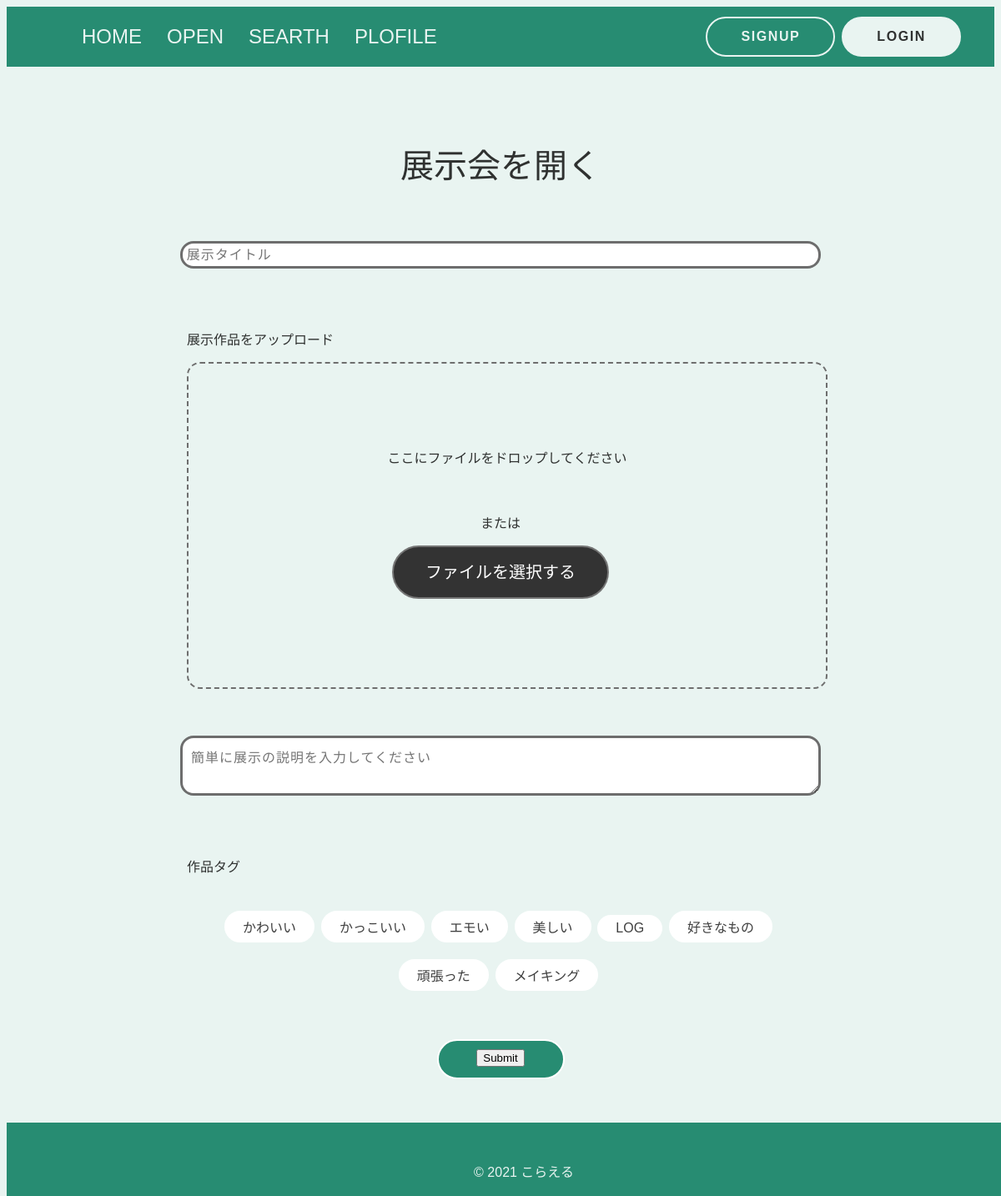
Page /post/open (signed in) on the earlier database version.
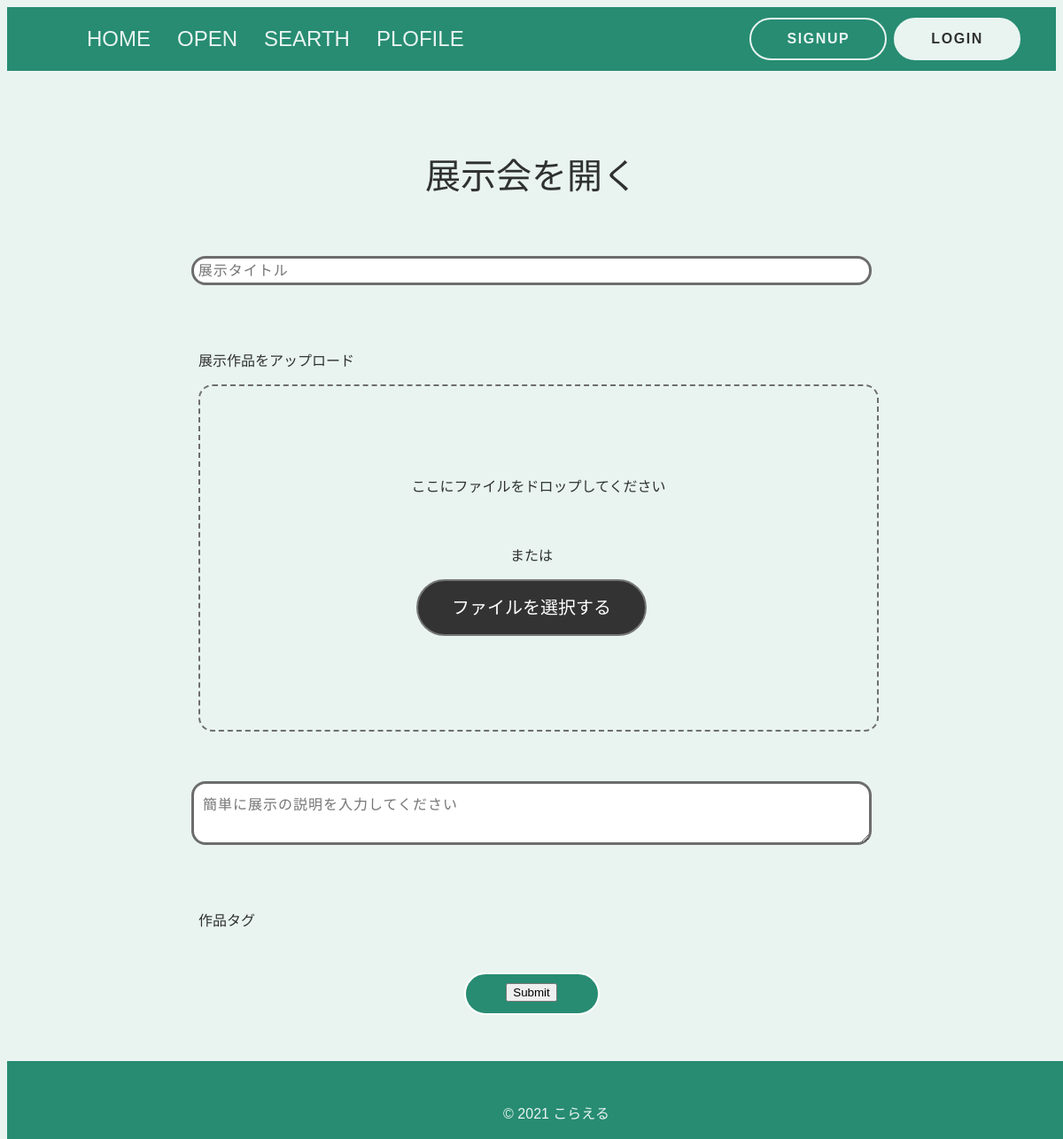
Same page on the later database version.
### post/models.py (models this page shows, shortened)
class Tag(models.Model):
    name = models.CharField('タグ', max_length=50)
    id = models.UUIDField(verbose_name='タグID',primary_key=True, default=uuid.uuid4, editable=False)

### post/views.py (the view)
# urls.py: path('open',views.open,name = 'open'),
@login_required
def open(request):
    if request.method == "POST":
        form = PostCreateForm(request.POST)
        if form.is_valid():
            post_id = form.save()
            portfolio_images = request.FILES.getlist('image', False)
            for image in portfolio_images:
                image_instance = Image(
                    image = image,
                    post = post_id
                )
                image_instance.save()
            return redirect('post:ranking')
    else:#GETの時
        context = {
            'user':request.user,
            "tags":Tag.objects.all(),
            "posts":Post.objects.all(),
            "images":Image.objects.all(),
        }
    return render(request, 'post/open.html', context)

### templates/post/open.html (shortened to what this page needs)
{% load static %}
{% block link %}
<link rel="stylesheet" href="https://unpkg.com/ress/dist/ress.min.css" />
<link rel="stylesheet" type="text/css" href="{% static 'css/grobal.css' %}" />
<link rel="stylesheet" type="text/css" href="{% static 'css/open.css' %}" />
{% endblock %}
<!DOCTYPE html>
<html lang="ja">
  <head>
    <link
      href="https://use.fontawesome.com/releases/v5.6.1/css/all.css"
      rel="stylesheet"
    />
  </head>
  <body>
    <header>
      <nav class="pc-nav">
        <ul class="pc-nav-menu">
          <li class="home"><a href="../home">HOME</a></li>
          <li><a href="">OPEN</a></li>
          <li><a href="ranking">SEARTH</a></li>
          <li><a href="../account/profile">PLOFILE</a></li>
        </ul>
      </nav>
      <a href="../account/signup" class="btn btn-signup">SIGNUP</a>
      <a href="../account/login" class="btn btn-login">LOGIN</a>
    </header>
    <div class="container">
    <h1 class="open-title">展示会を開く</h1>
    <form enctype="multipart/form-data" action="{% url 'post:open' %}" method="POST">
    <div class="title">
    <label class="ef">
      <input type="text" name="title" placeholder="展示タイトル" required>
    </label>
    </div>
    <p>展示作品をアップロード</p>
    <div id="upFileWrap">
    <div id="inputFile">
      <p id="dropArea">ここにファイルをドロップしてください</p>
        <p>または</p>
        <p class="drag-drop-buttons">
        <div id="inputFileWrap">
        </p>
        <div id="btnInputFile"><span>ファイルを選択する</span></div>
      </div>
  </div>
    <div class="explanation">
      <label class="el">
        <textarea name="content" rows="2" cols="10" wrap="hard" maxlength="200" placeholder="簡単に展示の説明を入力してください" required></textarea>
      </label>
    </div>
    <p class="workstag">作品タグ</p>
    <div class="tag-space">
      {% for tag in tags %}
        <label class="tag"><input type="checkbox" value= {{tag.id}} name="tag"><span>{{ tag.name }}</span></label>
      {% endfor %}
    </div>
    <a class="btn btn-submit"><input type="submit"></a>
  </div>
      <footer>
        <ul class="footer-menu">
          <p class="footer-text">© 2021 こらえる</p>
        </ul>
      </footer>
  </body>
</html>

Differences in the rows shown:
removed Tag: name "かわいい"
removed Tag: name "かっこいい"
removed Tag: name "エモい"
removed Tag: name "美しい"
removed Tag: name "LOG"
removed Tag: name "好きなもの"
removed Tag: name "頑張った"
removed Tag: name "メイキング"
